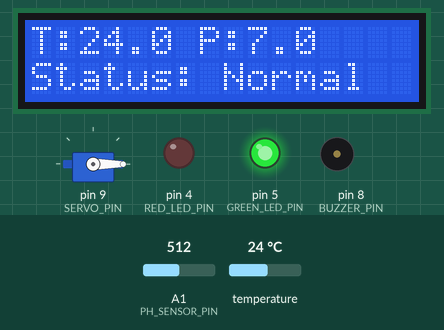
Simulated run of this sketch. Board: Arduino Uno, built with avr-gcc and run on an emulated ATmega328P. Parts: 16×2 character LCD, servo, output pins drawn as LEDs (lit = HIGH), buzzer (waves = sounding, pin HIGH). The test bench sets the inputs (shaded band); at power-on: A1 (PH_SENSOR_PIN) = 512, temperature 24 °C. The local clock reads 2024-03-15 10:24:30 at power-on unless the sketch sets it; what the sketch prints to the serial monitor is not drawn.

Above: at 3.3 s.
3.4 s: A1 (PH_SENSOR_PIN) set to 553
At 5.4 s:
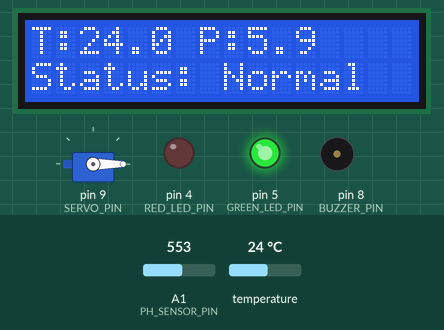
5.7 s: A1 (PH_SENSOR_PIN) set to 576
At 7.4 s:
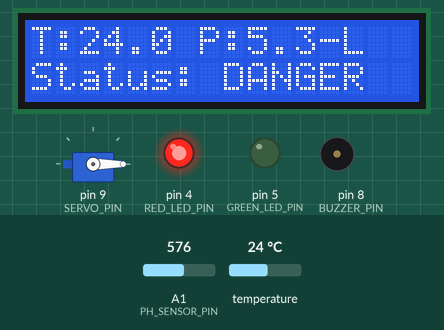
8.0 s: temperature set to 23.5 °C
At 9.1 s:
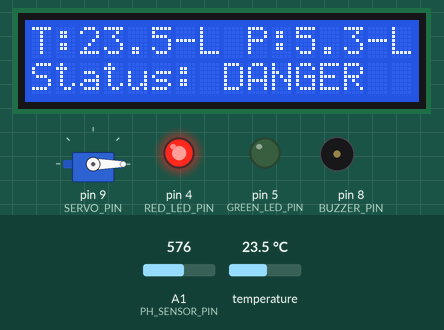
11.0 s: temperature set to 33 °C
At 12.2 s:
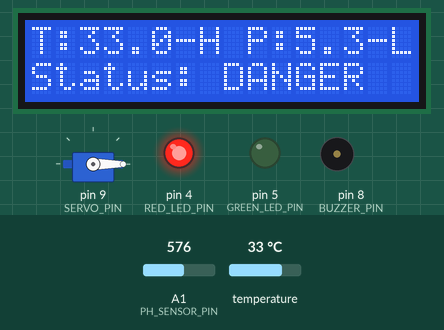
14.1 s: A1 (PH_SENSOR_PIN) set to 306
At 15.1 s:
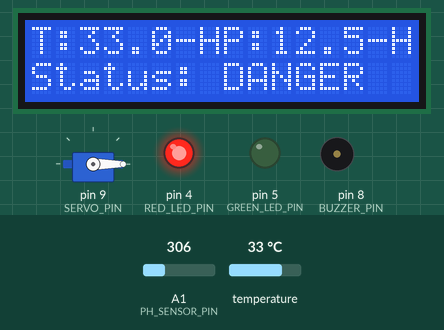
17.0 s: temperature set to 28.5 °C
At 17.5 s:
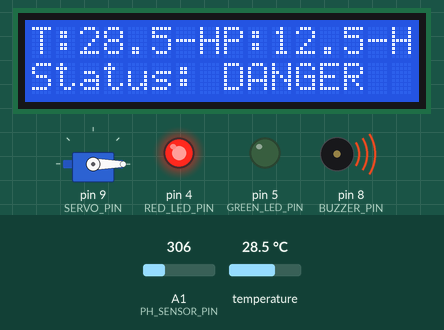
18.6 s: temperature set to 27.6 °C
Timing chart, 0 to 23.0 s (numbered marks = the images above; inputs shaded):
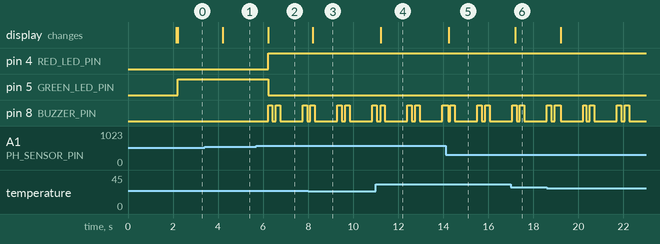

Measured:
- the behaviour switches between 567 and 568 on A1 (PH_SENSOR_PIN) (found by bisection; images 1 and 2)
- the behaviour switches between 24 and 23.9 °C on temperature (found by bisection; images 2 and 3)
- after the input at 3.4 s, the display: changes after 0.82 s (image 1)
- after the input at 5.7 s, pin 4 (RED_LED_PIN): LOW → HIGH after 0.52 s; pin 5 (GREEN_LED_PIN): HIGH → LOW after 0.52 s; pin 8 (BUZZER_PIN): goes HIGH 0.18 s, LOW 0.15 s, HIGH 0.20 s, LOW 1.0 s, HIGH 0.20 s, then LOW, starting after 0.52 s; the display: changes after 0.52 s (image 2)
- after the input at 8.0 s, the display: changes after 0.20 s (image 3)
- after the input at 11.0 s, the display: changes after 0.22 s (image 4)
- after the input at 14.1 s, the display: changes after 0.15 s (image 5)
- after the input at 17.0 s, the display: changes after 0.20 s (image 6)

The sketch:

IOTcode.ino
```cpp
#include <Wire.h>
#include <LiquidCrystal_I2C.h>
#include "RTClib.h"
#include <Servo.h>
#include <OneWire.h>
#include <DallasTemperature.h>

#define BUZZER_PIN    8
#define RED_LED_PIN   4      // danger  (use a 220 ohm resistor)
#define GREEN_LED_PIN 5      // safe    (use a 220 ohm resistor)
#define PH_SENSOR_PIN A1

// ---------- Safe Range Settings  ----------
const float TEMP_MIN = 24.0;   // deg C
const float TEMP_MAX = 28.0;   // deg C
const float PH_MIN   = 5.5;
const float PH_MAX   = 7.5;

// ---------- pH Calibration Constants (two-point) ----------
// Replace these PLACEHOLDERS with the voltages you measure in the buffers.
const float PH_V7 = 2.50;   // voltage measured in pH 7.00 buffer
const float PH_V4 = 3.05;   // voltage measured in pH 4.00 buffer
const float PH_SLOPE = (7.0 - 4.0) / (PH_V7 - PH_V4);  // pH units per volt

// ---------- Buzzer pattern: beep-beep ... pause ----------
const unsigned long BEEP_ON    = 200;    // ms each beep
const unsigned long BEEP_GAP   = 150;    // ms between the two beeps
const unsigned long BEEP_PAUSE = 1000;   // ms pause after the pair
const unsigned long BEEP_CYCLE = BEEP_ON + BEEP_GAP + BEEP_ON + BEEP_PAUSE;

RTC_DS1307 rtc;                      // use RTC_DS3231 rtc; for a DS3231
LiquidCrystal_I2C lcd(0x27, 16, 2);  // try 0x3F if the screen stays blank
Servo myServo;

OneWire oneWire(2);                  // DS18B20 data pin = 2
DallasTemperature sensors(&oneWire);

// ----- Feeding settings (2 times a day, 24-hour format) -----
const int SERVO_PIN = 9;
const int FEED_COUNT = 2;
const int FEED_HOUR[FEED_COUNT]   = {8, 15};   // 08:00 and 18:00  <-- change to your times
const int FEED_MINUTE[FEED_COUNT] = {0, 32};
const unsigned long ROTATE_TIME = 2000;  // 2 seconds
const int ANGLE_ON  = 180;
const int ANGLE_OFF = 0;
// ------------------------------------------------------------

bool servoActive = false;
bool alreadyFed[FEED_COUNT] = {false, false};
unsigned long servoStart = 0;
unsigned long lastUpdate = 0;
float tempC = DEVICE_DISCONNECTED_C;
float phValue = 0;
float phVoltage = 0;
bool alarmActive = false;

// Print text on an LCD row, padded to 16 characters (clears old text)
void lcdPrintLine(uint8_t row, const char *text) {
  char buf[17];
  snprintf(buf, sizeof(buf), "%-16s", text);
  lcd.setCursor(0, row);
  lcd.print(buf);
}

// Read pH sensor (average of 10 samples)
float readPH() {
  long sum = 0;
  for (int i = 0; i < 10; i++) {
    sum += analogRead(PH_SENSOR_PIN);
    delay(5);
  }
  float rawValue = sum / 10.0;
  phVoltage = rawValue * (5.0 / 1023.0);

  // Two-point calibration: pH 7 at PH_V7, slope from the pH 4 point
  return 7.0 + PH_SLOPE * (phVoltage - PH_V7);
}

// Non-blocking buzzer: beep-beep, then a pause, repeating while alarmActive
void updateBuzzer() {
  if (!alarmActive) {
    digitalWrite(BUZZER_PIN, LOW);
    return;
  }
  unsigned long t = millis() % BEEP_CYCLE;
  bool firstBeep  = (t < BEEP_ON);
  bool secondBeep = (t >= BEEP_ON + BEEP_GAP && t < BEEP_ON + BEEP_GAP + BEEP_ON);
  digitalWrite(BUZZER_PIN, (firstBeep || secondBeep) ? HIGH : LOW);
}

void setup() {
  Serial.begin(9600);

  pinMode(BUZZER_PIN, OUTPUT);
  pinMode(RED_LED_PIN, OUTPUT);
  pinMode(GREEN_LED_PIN, OUTPUT);
  digitalWrite(BUZZER_PIN, LOW);
  digitalWrite(RED_LED_PIN, LOW);
  digitalWrite(GREEN_LED_PIN, LOW);

  lcd.init();
  lcd.backlight();
  lcdPrintLine(0, "Aquarium Monitor");
  lcdPrintLine(1, "Initializing...");
  delay(2000);
  lcd.clear();

  myServo.attach(SERVO_PIN);
  myServo.write(ANGLE_OFF);

  sensors.begin();
  sensors.setWaitForConversion(false);  // non-blocking, keeps servo timing accurate
  sensors.requestTemperatures();

  if (!rtc.begin()) {
    lcdPrintLine(0, "RTC not found");
    Serial.println("RTC not found");
    while (true);
  }

  if (!rtc.isrunning()) {            // DS3231: use if (rtc.lostPower())
    rtc.adjust(DateTime(F(__DATE__), F(__TIME__)));
  }
}

void loop() {
  DateTime now = rtc.now();

  // ----- Feeding trigger check (two times a day) -----
  for (int i = 0; i < FEED_COUNT; i++) {
    bool inFeedMinute = (now.hour() == FEED_HOUR[i] && now.minute() == FEED_MINUTE[i]);

    if (inFeedMinute && !alreadyFed[i]) {
      alreadyFed[i] = true;
      servoActive = true;
      servoStart = millis();
      myServo.write(ANGLE_ON);
    }
    if (!inFeedMinute) {
      alreadyFed[i] = false;         // ready for the next feeding
    }
  }

  // ----- Stop servo after 2 seconds -----
  if (servoActive && millis() - servoStart >= ROTATE_TIME) {
    myServo.write(ANGLE_OFF);
    servoActive = false;
  }

  // ----- Buzzer pattern runs every loop so the timing stays smooth -----
  updateBuzzer();

  // ----- Update everything once per second -----
  if (millis() - lastUpdate >= 1000) {
    lastUpdate = millis();

    // Read temperature (last conversion), then start the next one
    tempC = sensors.getTempCByIndex(0);
    sensors.requestTemperatures();

    // Read pH
    phValue = readPH();

    // ---- Serial Monitor: pH voltage (use this for calibration) ----
    Serial.print("pH voltage: ");
    Serial.print(phVoltage, 3);
    Serial.print(" V   pH: ");
    Serial.println(phValue, 2);

    // ---- Serial Monitor: RTC date and time ----
    char line[48];
    snprintf(line, sizeof(line), "Date: %02d/%02d/%04d  Time: %02d:%02d:%02d",
             now.day(), now.month(), now.year(),
             now.hour(), now.minute(), now.second());
    Serial.println(line);

    // ---- Temperature status: 0 = normal, 1 = high, -1 = low ----
    bool tempSensorError = (tempC == DEVICE_DISCONNECTED_C);
    int tempStatus = 0;
    if (!tempSensorError) {
      if (tempC > TEMP_MAX) tempStatus = 1;
      else if (tempC < TEMP_MIN) tempStatus = -1;
    }

    // ---- pH status ----
    // Voltage almost 0 V or almost 5 V means the sensor is unplugged or faulty
    bool phSensorError = (phVoltage < 0.1 || phVoltage > 4.9);
    int phStatus = 0;
    if (!phSensorError) {
      if (phValue > PH_MAX) phStatus = 1;
      else if (phValue < PH_MIN) phStatus = -1;
    }

    bool tempDanger = (tempStatus != 0);
    bool phDanger   = (phStatus != 0);

    // ---- LCD ----
    // Row 0: temperature + pH, with -H or -L after the value that is out of range
    // Row 1: Status Normal / DANGER
    char tbuf[8];
    char tPart[12];
    char pPart[12];
    char row[20];

    if (tempSensorError) {
      strcpy(tPart, "T--");
    } else {
      dtostrf(tempC, 1, 1, tbuf);
      snprintf(tPart, sizeof(tPart), "T:%s%s", tbuf,
               (tempStatus == 1) ? "-H" : (tempStatus == -1) ? "-L" : "");
    }

    if (phSensorError) {
      strcpy(pPart, "pH--");
    } else {
      dtostrf(phValue, 1, 1, tbuf);
      snprintf(pPart, sizeof(pPart), "P:%s%s", tbuf,
               (phStatus == 1) ? "-H" : (phStatus == -1) ? "-L" : "");
    }

    // Add a space between the two readings only if it fits in 16 columns
    if (strlen(tPart) + strlen(pPart) < 16) {
      snprintf(row, sizeof(row), "%s %s", tPart, pPart);
    } else {
      snprintf(row, sizeof(row), "%s%s", tPart, pPart);
    }
    lcdPrintLine(0, row);

    bool anyDanger = tempDanger || tempSensorError || phDanger || phSensorError;
    lcdPrintLine(1, anyDanger ? "Status: DANGER" : "Status: Normal");

    // ---- LEDs: red = any sensor in danger, green = everything safe ----
    digitalWrite(RED_LED_PIN,   anyDanger ? HIGH : LOW);
    digitalWrite(GREEN_LED_PIN, anyDanger ? LOW : HIGH);

    // ---- Buzzer: pattern is handled by updateBuzzer() ----
    alarmActive = anyDanger;
  }
}
```
